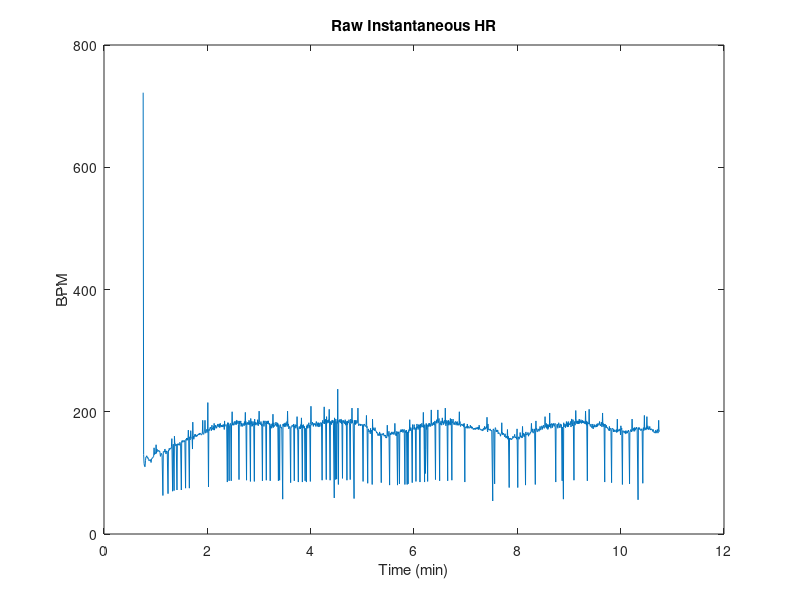
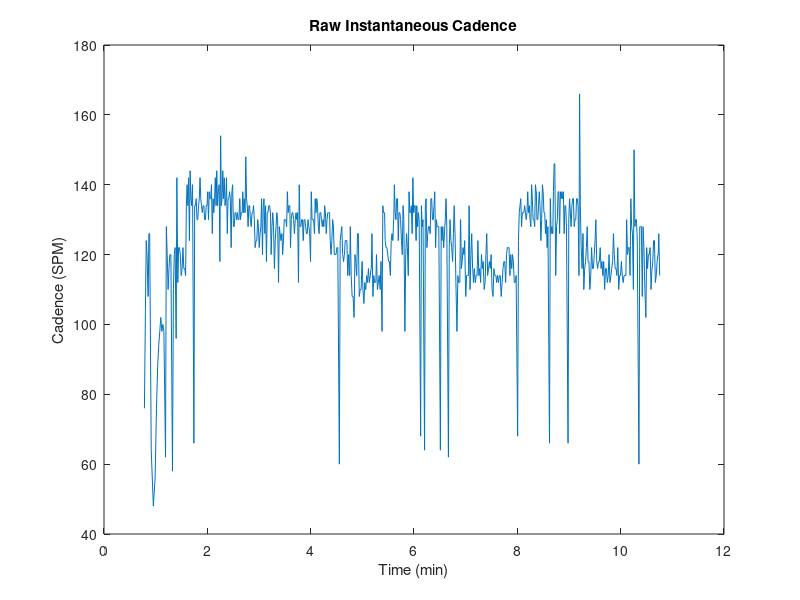
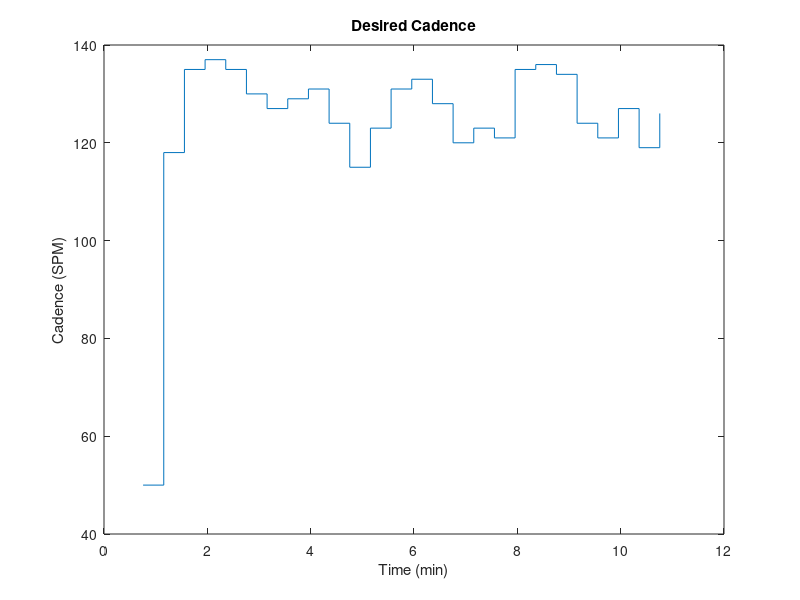
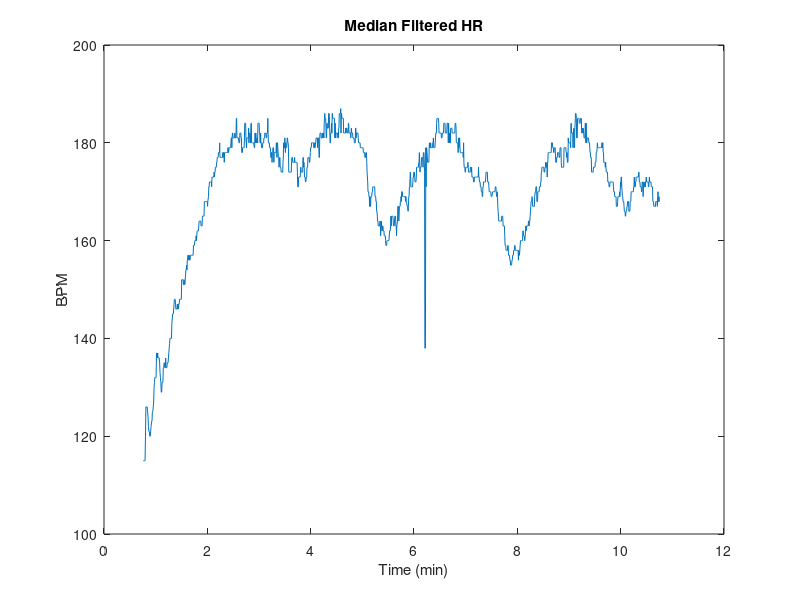

These charts were generated, in order, by the following MATLAB code:
% FIRST TEST
% done in my aprtment by running back and forth in my living room and
% kitchen like a gerbel
% but it was easy to set up a test

load("T1.mat");
% desrired HR = 150
% length of workout = 10 mins
HR_exp = [150 150];
HR_exp_time = [T1_HR(2)/60000 T1_HR(end-2)/60000];

% everyhting worked, nothing got disconnected
% begin getting the data

% load in T1.mat which contains
% 1. T1_HR - inst. HR with time stamps
% 2. T1_SPM - inst. cadence with time stamps
% 3. T1_Cad - desired cadence
HR_time = T1_HR(2:2:end);
HR_time = HR_time / 60000; % converting to mins
HR = T1_HR(1:2:end); % is in bpm

SPM_time = T1_SPM(2:2:end);
SPM_time = SPM_time / 60000; % also converting to mins
SPM = T1_SPM(1:2:end); % is in steps per min (SPM)

CAD_time = T1_Cad(2:2:end);
CAD_time = CAD_time / 60000; % converting to mins
CAD = T1_Cad(1:2:end);

% now have HR, SPM, and desired CAD with corresponding times

% plotting raw heart rate
figure(1);
plot(HR_time, HR);
xlabel("Time (min)");
ylabel("BPM");
title("Raw Instantaneous HR");

% plotting raw SPM
figure(2);
plot(SPM_time, SPM);
xlabel("Time (min)");
ylabel("Cadence (SPM)");
title("Raw Instantaneous Cadence");

% plotting desired cadence
figure(3);
stairs(CAD_time, CAD);
xlabel("Time (min)");
ylabel("Cadence (SPM)");
title("Desired Cadence");

%% Filtering the inst. HR and SPM 
% Median filter HR with nbh of 5 values
HR_filt = medfilt1(HR, 5); 

% average filt SPM and median filt to see what is better
B = 1/5*ones(5,1);
SPM_filt_avg = filter(B,1,SPM);
SPM_filt_med = medfilt1(SPM, 5);

% plot the filtered hr and spm (compare which is better for SPM)

% plotting filtered heart rate
figure(4);
plot(HR_time, HR_filt);
xlabel("Time (min)");
ylabel("BPM");
title("Median Filtered HR");

% plotting both filtered SPM
figure(5);
plot(SPM_time, SPM_filt_avg);
xlabel("Time (min)");
ylabel("Cadence (SPM)");
title("Filtered SPM");
hold on;
plot(SPM_time, SPM_filt_med);
legend("AVG", "MED");

%% now it is time to compare desired hr and cadence with expected

% starting with cadence
figure(6);
plot(SPM_time, SPM_filt_avg);
xlabel("Time (min)");
ylabel("Cadence (SPM)");
title("Desired vs. Measured SPM (AVG FILT)");
hold on;
stairs(CAD_time, CAD);
legend("Measured", "Desired");
hold off;

figure(7);
plot(SPM_time, SPM_filt_med);
xlabel("Time (min)");
ylabel("Cadence (SPM)");
title("Desired vs. Measured SPM (MED FILT)");
hold on;
stairs(CAD_time, CAD);
legend("Measured", "Desired");
hold off;

figure(8);
plot(HR_time, HR_filt);
xlabel("Time (min)");
ylabel("BPM");
title("Median Filtered HR vs. Desired");
hold on;
stairs(HR_exp_time, HR_exp);
hold off;

%% now plotting hr vs cadence 
figure(9);
plot(SPM_time, SPM_filt_med);
xlabel("Time (min)");
ylabel("HR and Cadence");
title("HR & Cadence vs. Time");
hold on;
plot(HR_time, HR_filt);
legend("Cadence", "Heart Rate");
hold off;

figure(10);
plot(SPM_time, SPM_filt_med + 40);
xlabel("Time (min)");
ylabel("HR and Cadence");
title("TESTING HR to CAD Relationship");
hold on;
plot(HR_time, HR_filt);
legend("1*(Cadence+40)", "Heart Rate");
hold off;

figure(11);
SPM_shift = circshift(SPM_filt_med,50);
plot(SPM_time, SPM_shift + 40);
xlabel("Time (min)");
ylabel("HR and Cadence");
title("TESTING HR to CAD Relationship with Shifting");
hold on;
plot(HR_time, HR_filt);
legend("1*(Cadence+40) SHIFTED", "Heart Rate");
hold off;

%% last graph of everything together
figure(12);
plot(HR_time, HR_filt);
xlabel("Time (min)");
ylabel("HR and Cadence");
title("HR and SPM vs. Desired HR and SPM");
hold on;
stairs(HR_exp_time, HR_exp, "Color",[0.3010 0.7450 0.9330]); %teal
plot(SPM_time, SPM_filt_med);
stairs(CAD_time, CAD, 'Color',[0.4660 0.6740 0.1880]); %green
legend("HR","Desired HR", "SPM", "Desired CAD");
hold off;